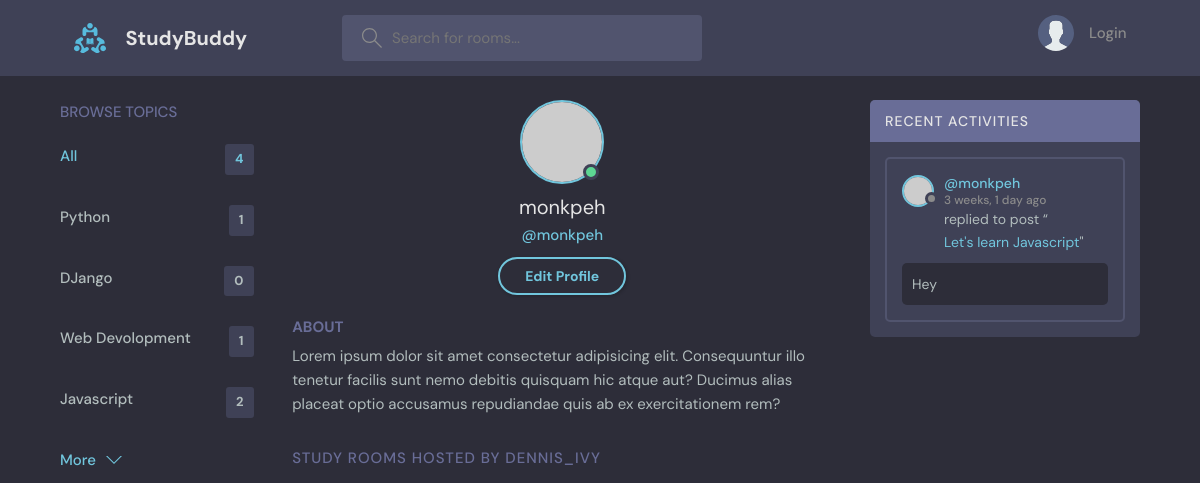
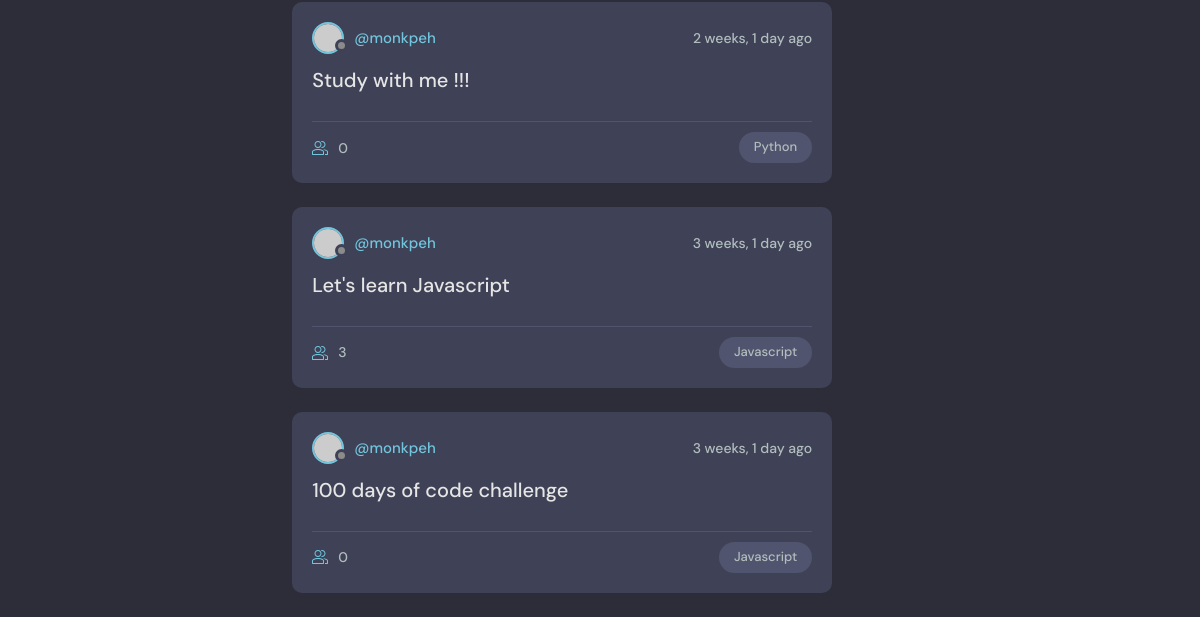
Before: /user-profile/1/ with the older database file (2 pictures, top to bottom).
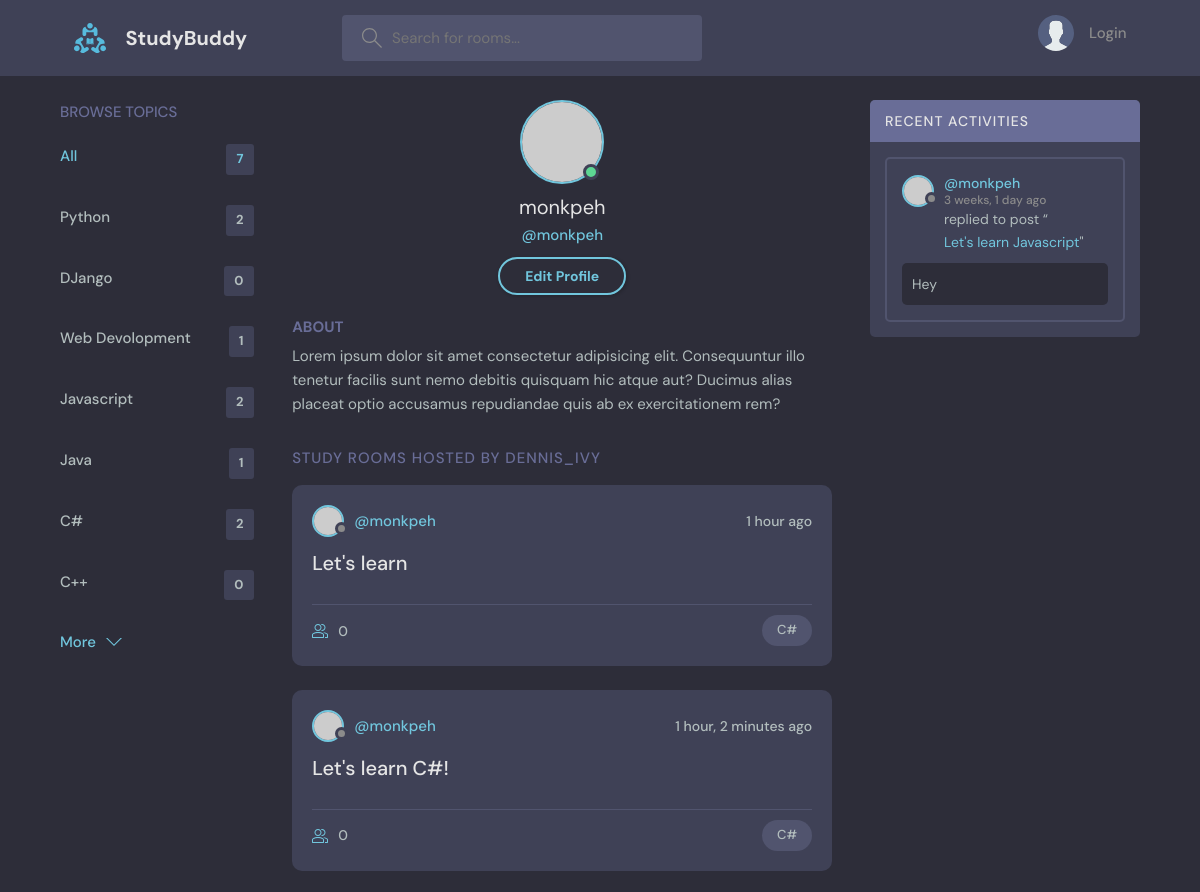
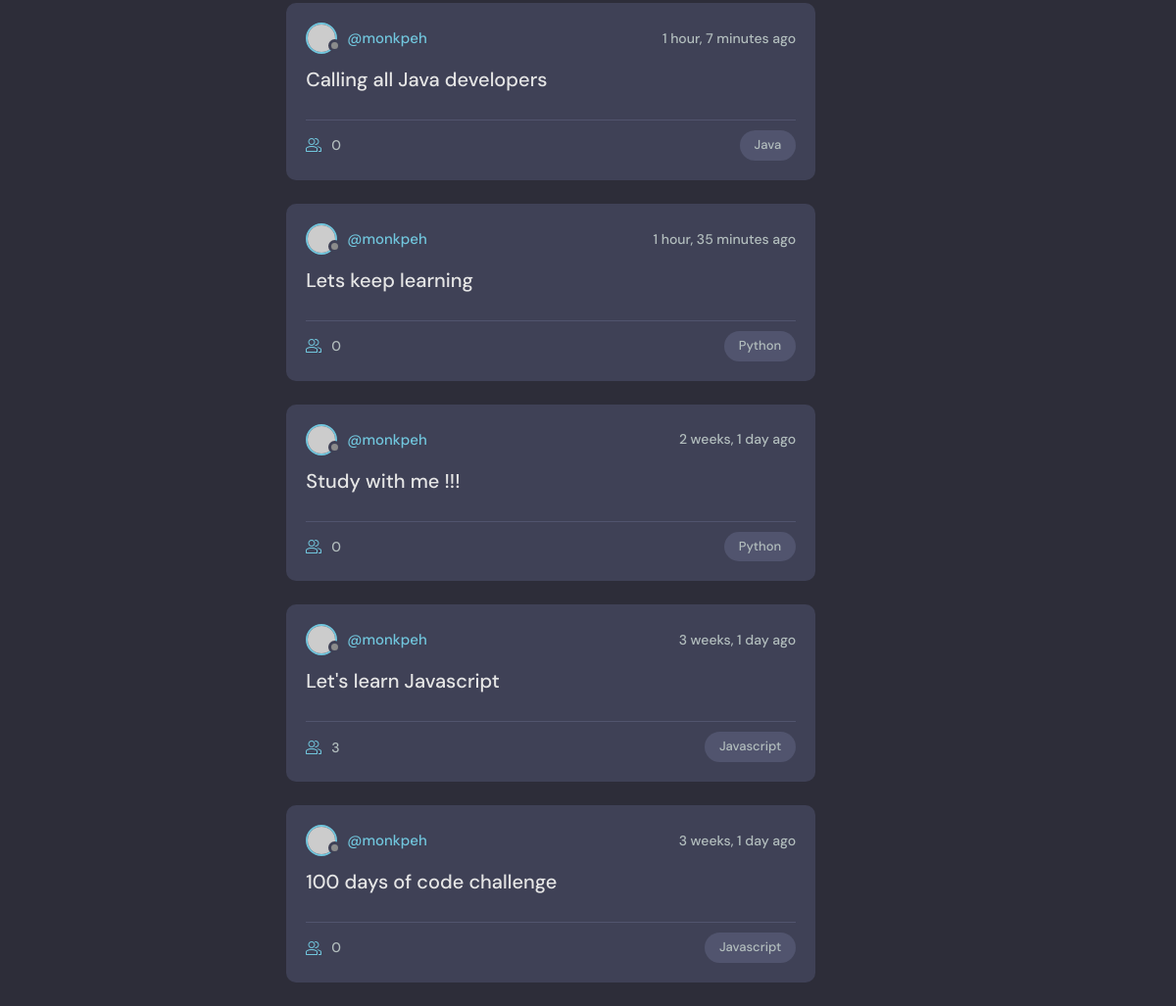
After: the same page with the newer database file (2 pictures, top to bottom).
### base/models.py (models this page shows, shortened)
class Topic(models.Model):
    name = models.CharField(max_length=200)

class Room(models.Model):
    host = models.ForeignKey(User, on_delete=models.SET_NULL, null=True)
    topic = models.ForeignKey(Topic, on_delete=models.SET_NULL, null=True)
    name = models.CharField(max_length=200)
    description = models.TextField(null=True, blank=True)
    participants = models.ManyToManyField(
        User, related_name='participants', blank=True)
    updated = models.DateTimeField(auto_now=True)
    created = models.DateTimeField(auto_now_add=True)
    class Meta:
        ordering = ['-updated', '-created']

class Message(models.Model):
    user = models.ForeignKey(User, on_delete=models.CASCADE)
    room = models.ForeignKey(Room, on_delete=models.CASCADE)
    body = models.TextField()
    updated = models.DateTimeField(auto_now=True)
    created = models.DateTimeField(auto_now_add=True)
    class Meta:
        ordering = ['-updated', '-created']

### base/views.py (the view)
# urls.py: path('user-profile/<str:pk>/', views.userProfile, name='user-profile'),
def userProfile(request, pk):
    user = User.objects.get(id=pk)
    rooms = user.room_set.all()
    room_message = user.message_set.all()
    topics = Topic.objects.all()
    context = {'user':user, 'rooms':rooms, 'room_messages':room_message,
               'topics':topics}
    return render(request, 'base/profile.html', context)

### base/templates/base/profile.html
{% extends 'main.html' %}
{% block content %}
  <main class="profile-page layout layout--3">
    <div class="container">
      {% include 'base/topics_components.html' %}
      <div class="roomList">
        <div class="profile">
          <div class="profile__avatar">
            <div class="avatar avatar--large active">
              <img src="https://randomuser.me/api/portraits/men/11.jpg" />
            </div>
          </div>
          <div class="profile__info">
            <h3>{{user.username}}</h3>
            <p>@{{user.username}}</p>
            <a href="edit-user.html" class="btn btn--main btn--pill">Edit Profile</a>
          </div>
          <div class="profile__about">
            <h3>About</h3>
            <p>
              Lorem ipsum dolor sit amet consectetur adipisicing elit. Consequuntur illo tenetur
              facilis sunt nemo debitis quisquam hic atque aut? Ducimus alias placeat optio
              accusamus repudiandae quis ab ex exercitationem rem?
            </p>
          </div>
        </div>
        <div class="roomList__header">
          <div>
            <h2>Study Rooms Hosted by dennis_ivy</a>
            </h2>
          </div>
        </div>
        {% include 'base/feed_components.html' %}
      </div>
      {% include 'base/activity_components.html' %}
    </div>
  </main>
{% endblock content %}

### templates/main.html (shortened to what this page needs)
<!DOCTYPE html>
{% load static %}
<html lang="en">
  <head>
    <link rel="stylesheet" href="{% static 'styles/style.css'%}" />
  </head>
  <body>
    {% include 'navbar.html' %}
    {% block content %}
    {% endblock %}
  </body>
</html>

### templates/navbar.html (shortened to what this page needs)
{% load static%}
<header class="header header--loggedIn">
    <div class="container">
      <a href="{% url 'home' %}" class="header__logo">
        <img src="{% static 'images/logo.svg' %}" />
        <h1>StudyBuddy</h1>
      </a>
      <form class="header__search" method="GET" action="{% url 'home' %}">
        <label>
          <input name = "q" placeholder="Search for rooms..." />
        </label>
      </form>
      <nav class="header__menu">
        {% if request.user.is_authenticated %}
        <div class="header__user">
          <a href="profile.html">
            <div class="avatar avatar--medium active">
              <img src="https://randomuser.me/api/portraits/men/37.jpg" />
            </div>
            <p>{{request.user.username}} <span>@{{request.user.username}}</span></p>
          </a>
          <button class="dropdown-button">
            <svg version="1.1" xmlns="http://www.w3.org/2000/svg" width="32" height="32" viewBox="0 0 32 32">
              <title>chevron-down</title>
              <path d="M16 21l-13-13h-3l16 16 16-16h-3l-13 13z"></path>
            </svg>
          </button>
        </div>
        {% else %}
        <a href="{% url 'login' %}">
          <img src="{% static 'images//avatar.svg' %}" />
          <p>Login</p>
        </a>
        {% endif %}
      </nav>
    </div>
  </header>

### base/templates/base/topics_components.html
<div class="topics">
    <div class="topics__header">
      <h2>Browse Topics</h2>
    </div>
    <ul class="topics__list">
      <li>
        <a href="{% url 'home' %}" class="active">All <span>{{topics.count}}</span></a>
      </li>
      {% for topic in topics %}
      <li>
        <a href="{% url 'home' %}?q={{topic.name}}">{{topic.name}}<span>{{topic.room_set.all.count}}</span></a>
      </li>
      {%endfor%}
    </ul>
    <a class="btn btn--link" href="topics.html">
      More
      <svg version="1.1" xmlns="http://www.w3.org/2000/svg" width="32" height="32" viewBox="0 0 32 32">
        <title>chevron-down</title>
        <path d="M16 21l-13-13h-3l16 16 16-16h-3l-13 13z"></path>
      </svg>
    </a>
  </div>

### base/templates/base/feed_components.html (shortened to what this page needs)
{% for room in rooms %}
<div class="roomListRoom">
    <div class="roomListRoom__header">
      <a href="{% url 'user-profile' room.host.id %}" class="roomListRoom__author">
        <div class="avatar avatar--small">
          <img src="https://randomuser.me/api/portraits/women/11.jpg" />
        </div>
        <span>@{{room.host.username}}</span>
      </a>
      <div class="roomListRoom__actions">
        <span>{{room.created | timesince}} ago</span>
      </div>
    </div>
    <div class="roomListRoom__content">
      <a href="{% url 'room' room.id %}">{{room.name}}</a>
    </div>
    <div class="roomListRoom__meta">
      <a href="{% url 'room' room.id %}" class="roomListRoom__joined">
        {{room.participants.all.count}}
      </a>
      <p class="roomListRoom__topic">{{room.topic.name}}</p>
    </div>
</div>
{% endfor %}

### base/templates/base/activity_components.html (shortened to what this page needs)
<div class="activities">
    <div class="activities__header">
      <h2>Recent Activities</h2>
    </div>
    {% for message in room_messages %}
    <div class="activities__box">
      <div class="activities__boxHeader roomListRoom__header">
        <a href="{% url 'user-profile' message.user.id %}" class="roomListRoom__author">
          <div class="avatar avatar--small">
            <img src="https://randomuser.me/api/portraits/women/11.jpg" />
          </div>
          <p>
            @{{message.user}}
            <span>{{message.created|timesince}} ago</span>
          </p>
        </a>
      </div>
      <div class="activities__boxContent">
        <p>replied to post “<a href="{% url 'room' message.room.id %}">{{message.room.name}}</a>"</p>
        <div class="activities__boxRoomContent">
            {{message.body}}
        </div>
      </div>
    </div>
    {% endfor %}
  </div>

Changed rows visible on the page:
computed for Topic "Python": room_set.all.count "1" → "2"
added Topic: name "Java", room_set.all.count "1"
added Topic: name "C#", room_set.all.count "2"
added Topic: name "C++", room_set.all.count "0"
added Room: host.username "monkpeh", created "1 hour", name "Let's learn", participants.all.count "0", topic.name "C#"
added Room: host.username "monkpeh", created "1 hour, 2 minutes", name "Let's learn C#!", participants.all.count "0", topic.name "C#"
added Room: host.username "monkpeh", created "1 hour, 7 minutes", name "Calling all Java developers", participants.all.count "0", topic.name "Java"
added Room: host.username "monkpeh", created "1 hour, 35 minutes", name "Lets keep learning", participants.all.count "0", topic.name "Python"
Other visible differences:
{{ topics.count }}: "4" → "7"
